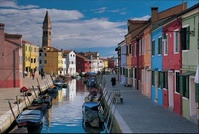
#> input picture data/JC409.jpg, 199 x 134 px, shrunk from 525 x 354 before the run, found by its file name
$ jupyter execute aufgabe5.ipynb
#> lines starting #> are read from the running program, lines starting #| are printed output that depends on the picture; after the words box and inside, x2 and y2 are one past the last pixel; in counts of white or black regions, pixels touching at a corner belong together
[cell 1]
import numpy as np
import cv2
from matplotlib import pyplot as plt
from skimage import filters

[cell 2]
filepaths = {
    0: 'data\Apfel klein.JPG',
    1: 'data\Eigenweg.jpg',
    2: 'data\JC409.jpg',
    3: 'data\PerlitStruktur3.jpg',
    4: 'data\mona_lisa.jpg'
}

def read_image(image_number):
#> called with image_number = 2
    img = cv2.imread(filename=filepaths.get(image_number))
#> img is the input picture: shape (134, 199, 3); mean B, G, R 109.5, 99.6, 94.9
    if len(img.shape)>2:
        img = cv2.cvtColor(img, cv2.COLOR_RGB2GRAY)
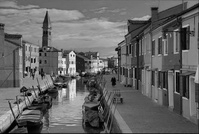
#> img: shape (134, 199); min 0, max 246, mean 102
    return img


def canny_cv(img, thr1, thr2):
#> called with thr1 = 70, thr2 = 150
    return cv2.Canny(img, thr1, thr2)
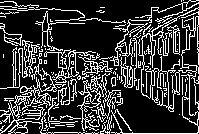
#> returned value: shape (134, 199); 22% white in thin lines or dots


def sobel(img, verbose=False):
#> called with verbose = True
    Gx = np.array([[1.0, 0.0, -1.0], [2.0, 0.0, -2.0], [1.0, 0.0, -1.0]])
    Gy = np.array([[1.0, 2.0, 1.0], [0.0, 0.0, 0.0], [-1.0, -2.0, -1.0]])
    [rows, columns] = np.shape(img)
#> rows = 134; columns = 199
    sobel_filtered_image = np.zeros(shape=(rows, columns))
    grad_x = np.zeros(shape=(rows, columns))
    grad_y = np.zeros(shape=(rows, columns))
    grad_dir = np.zeros(shape=(rows, columns))

    for i in range(rows - 2):
        for j in range(columns - 2):
            gx = np.sum(np.multiply(Gx, img[i:i + 3, j:j + 3]))  # x direction
            gy = np.sum(np.multiply(Gy, img[i:i + 3, j:j + 3]))  # y direction
            sobel_filtered_image[i + 1, j + 1] = np.sqrt(gx ** 2 + gy ** 2)
            grad_x[i + 1, j + 1] = gx
            grad_y[i + 1, j + 1] = gy
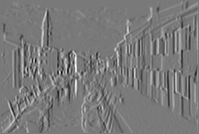
#> grad_x: shape (134, 199) float64; min -768, max 838, mean 0.8; drawn with min black and max white
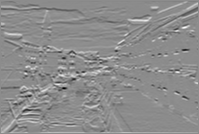
#> grad_y: shape (134, 199) float64; min -876, max 717, mean 3.1; drawn with min black and max white
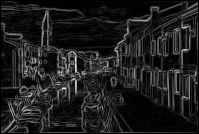
#> sobel_filtered_image: shape (134, 199) float64; min 0, max 884.2, mean 106.8; drawn with min black and max white


    grad_dir = np.arctan2(grad_y, grad_x)
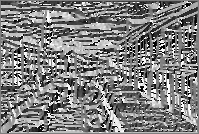
#> grad_dir: shape (134, 199) float64; min -3.14, max 3.14, mean 0.00562; drawn with min black and max white
    if verbose:
        fig = plt.figure(figsize=(10, 10))
        plt.title('sobel x')
        plt.imshow(grad_x, cmap='gray')
        fig = plt.figure(figsize=(10, 10))
        plt.title('sobel y')
        plt.imshow(grad_y, cmap='gray')
        fig = plt.figure(figsize=(10, 10))
        plt.title('gradient magnitude')
        plt.imshow(sobel_filtered_image, cmap='gray')

    return sobel_filtered_image, grad_dir, grad_x, grad_y


def non_max_suppression(img, D, verbose = False):
#> called with verbose = True
    M, N = img.shape
#> M = 134; N = 199
    Z = np.zeros((M,N), dtype=np.int32)
    angle = D * 180. / np.pi
    angle[angle < 0] += 180
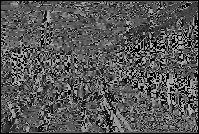
#> angle: shape (134, 199) float64; min 0, max 180, mean 87.3


    for i in range(1,M-1):
        for j in range(1,N-1):
            try:
                q = 255
                r = 255

               #angle 0
                if (0 <= angle[i,j] < 22.5) or (157.5 <= angle[i,j] <= 180):
                    q = img[i, j+1]
                    r = img[i, j-1]
                #angle 45
                elif (22.5 <= angle[i,j] < 67.5):
                    q = img[i+1, j-1]
                    r = img[i-1, j+1]
                #angle 90
                elif (67.5 <= angle[i,j] < 112.5):
                    q = img[i+1, j]
                    r = img[i-1, j]
                #angle 135
                elif (112.5 <= angle[i,j] < 157.5):
                    q = img[i-1, j-1]
                    r = img[i+1, j+1]

                if (img[i,j] >= q) and (img[i,j] >= r):
                    Z[i,j] = img[i,j]
                else:
                    Z[i,j] = 0

            except IndexError as e:
                print(e)
                pass
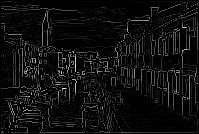
#> Z: shape (134, 199) int32; min 0, max 884, mean 51.8; drawn with min black and max white

    if verbose:
        fig = plt.figure(figsize=(20, 15))
        ax = fig.add_subplot(1, 2, 1)
        ax.set_title('Befor NMS')
        ax.imshow(img, cmap='gray')
        ax = fig.add_subplot(1, 2, 2)
        ax.set_title('Result of NMS')
        ax.imshow(Z, cmap='gray')

    return Z


def hysteresis_threshold(edges, low, high, verbose=False):
#> called with low = 70, high = 150, verbose = True
    hyst = filters.apply_hysteresis_threshold(edges, low, high)
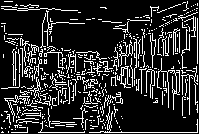
#> hyst: shape (134, 199) bool; 17.2% white in thin lines or dots

    if verbose:
        fig = plt.figure(figsize=(20, 15))
        ax = fig.add_subplot(1, 2, 1)
        ax.set_title('Befor Hystereris Threshold')
        ax.imshow(edges, cmap='gray')
        ax = fig.add_subplot(1, 2, 2)
        ax.set_title('Result of Hystereris Threshold')
        ax.imshow(hyst, cmap='gray')

    return hyst

[cell 3]
image_nr = 2
thresh_min = 70
thresh_max = 150

img = read_image(image_nr)
fig = plt.figure(figsize=(10, 10))
plt.title('Input image')
plt.imshow(img, cmap='gray')
edges_canny = canny_cv(img, thresh_min, thresh_max)
fig = plt.figure(figsize=(10, 15))
plt.title(f'cv.Canny thr_min: {thresh_min}, thr_max: {thresh_max}')
plt.imshow(edges_canny, cmap='gray')

[cell 4]
mag, grad_dir, gx, gy = sobel(img, True)

[cell 5]
supressed = non_max_suppression(mag, grad_dir, True)

Hysteresis

[cell 6]
hyst = hysteresis_threshold(supressed, thresh_min, thresh_max, True)

cv.Canny vs. own Sobel implementation

[cell 7]
fig = plt.figure(figsize=(20, 15))
ax = fig.add_subplot(1, 2, 1)
ax.set_title('Sobel Implementation')
ax.imshow(hyst, cmap='gray')
ax = fig.add_subplot(1, 2, 2)
ax.set_title('Result of Hystereris Threshold')
ax.imshow(edges_canny, cmap='gray')

$ run again, with data/Uhr_SA2013_05_1x.jpg copied over data/JC409.jpg
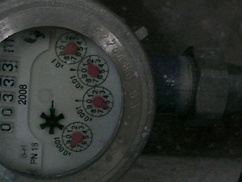
#> input picture data/Uhr_SA2013_05_1x.jpg, 242 x 182 px, shrunk from 640 x 480 before the run, found by its file name
#> in read_image, img is the input picture: shape (182, 242, 3); mean B, G, R 48.4, 51.7, 47.9
#> img: shape (182, 242)
#> after the loop in sobel, `for i in range(rows - 2):`:
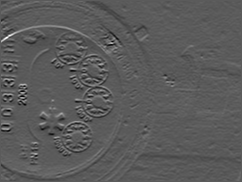
#> grad_y: shape (182, 242) float64; min -317, max 570, mean -0.1; drawn with min black and max white
#> in hysteresis_threshold, `hyst = filters.apply_hysteresis_threshold(edges, low, high)`:
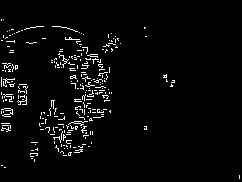
#> hyst: shape (182, 242) bool; 3.5% white in thin lines or dots, all inside (x1, y1, x2, y2) = (1, 19, 240, 179)
